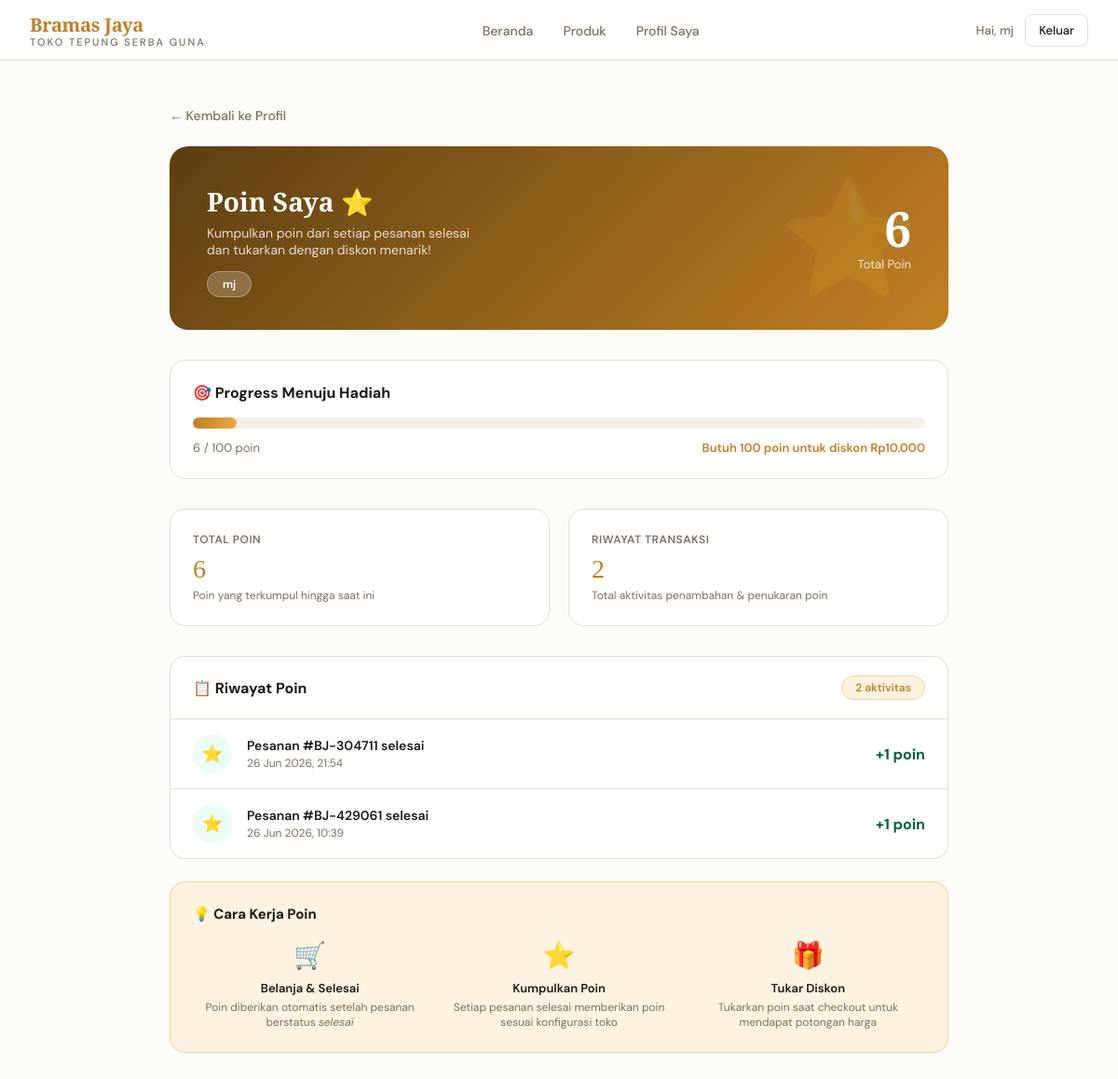
The page /cek-poin/ (signed in) on the database its author committed.
### toko/models.py (models this page shows, shortened)
class PoinPelanggan(models.Model):
    user       = models.OneToOneField(User, on_delete=models.CASCADE, related_name='poin')
    total_poin = models.IntegerField(default=0)
    diperbarui = models.DateTimeField(auto_now=True)
    class Meta:
        verbose_name = 'Poin Pelanggan'
        verbose_name_plural = 'Daftar Poin Pelanggan'

class RiwayatPoin(models.Model):
    TIPE_CHOICES = [
        ('tambah', 'Poin Ditambah'),
        ('tukar',  'Poin Ditukarkan'),
    ]
    user       = models.ForeignKey(User, on_delete=models.CASCADE)
    tipe       = models.CharField(max_length=10, choices=TIPE_CHOICES)
    jumlah     = models.IntegerField()
    keterangan = models.CharField(max_length=200)
    dibuat     = models.DateTimeField(auto_now_add=True)
    class Meta:
        verbose_name = 'Riwayat Poin'
        verbose_name_plural = 'Riwayat Poin'

### toko/views.py (the view, shortened to what this page needs)
# urls.py: path('cek-poin/', views.cek_poin, name='cek_poin'),
@login_required(login_url='/login/')
def cek_poin(request):
    from .models import PoinPelanggan, RiwayatPoin, KonfigurasiPoin
    try:
        cfg = KonfigurasiPoin.objects.get(pk=1, aktif=True)
        target = cfg.target_tukar
        nilai_diskon = cfg.nilai_diskon
        poin_per_pesanan = cfg.poin_per_pesanan
    except KonfigurasiPoin.DoesNotExist:
        target = 100
        nilai_diskon = 10000
        poin_per_pesanan = 10
    poin, _ = PoinPelanggan.objects.get_or_create(user=request.user)
    riwayat = RiwayatPoin.objects.filter(user=request.user).order_by('-dibuat')
    return render(request, 'cek_poin.html', {
        'poin': poin,
        'riwayat': riwayat,
        'target': target,
        'nilai_diskon': nilai_diskon,
    })

### templates/cek_poin.html (shortened to what this page needs)
<!DOCTYPE html>
<html lang="id">
<head>
</head>
<body>
<nav>
  <div class="nav-inner">
    <a href="/home/" style="text-decoration:none" class="nav-logo">
      <h1>Bramas Jaya</h1>
      <span>Toko Tepung Serba Guna</span>
    </a>
    <ul class="nav-links">
      <li><a href="/home/">Beranda</a></li>
      <li><a href="/home/#produk">Produk</a></li>
      <li><a href="/profil/">Profil Saya</a></li>
    </ul>
    <div style="display:flex;align-items:center;gap:.75rem">
      <span style="font-size:13px;color:var(--text2);font-weight:500">Hai, {{ user.first_name|default:user.username }}</span>
      <a href="/logout/" class="nav-user">Keluar</a>
    </div>
  </div>
</nav>
<div class="page-container">
  <a href="/profil/" class="back-btn">← Kembali ke Profil</a>
  <div class="poin-hero">
    <div class="poin-hero-left">
      <h2>Poin Saya ⭐</h2>
      <p>Kumpulkan poin dari setiap pesanan selesai<br>dan tukarkan dengan diskon menarik!</p>
      <div style="margin-top:1rem">
        <span style="background:rgba(255,255,255,.2);border:1px solid rgba(255,255,255,.3);border-radius:100px;padding:5px 16px;font-size:12px;font-weight:600">
          {{ user.first_name|default:user.username }}
        </span>
      </div>
    </div>
    <div class="poin-total">
      <div class="angka">{{ poin.total_poin }}</div>
      <div class="label">Total Poin</div>
    </div>
  </div>
  {% with target=100 %}
  {% with progres=poin.total_poin|default:0 %}
  <div class="progress-card">
    <h3>🎯 Progress Menuju Hadiah</h3>
    <div class="progress-bar-wrap">
      <div class="progress-bar-fill" style="width:{% if progres >= target %}100{% else %}{{ progres|floatformat:0 }}{% endif %}%"></div>
    </div>
    <div class="progress-info">
      <span>{{ progres }} / {{ target }} poin</span>
      {% if progres >= target %}
        <span style="color:#065F46;font-weight:700">🎉 Kamu bisa tukar poin sekarang!</span>
      {% else %}
        <span>Butuh {{ target }} poin untuk diskon Rp10.000</span>
      {% endif %}
    </div>
  </div>
  {% endwith %}
  {% endwith %}
  <div class="cards-row">
    <div class="info-card">
      <h3>Total Poin</h3>
      <div class="nilai">{{ poin.total_poin|default:0 }}</div>
      <p>Poin yang terkumpul hingga saat ini</p>
    </div>
    <div class="info-card">
      <h3>Riwayat Transaksi</h3>
      <div class="nilai">{{ riwayat.count }}</div>
      <p>Total aktivitas penambahan & penukaran poin</p>
    </div>
  </div>
  <div class="riwayat-card">
    <div class="riwayat-head">
      <h3>📋 Riwayat Poin</h3>
      <span class="badge-poin">{{ riwayat.count }} aktivitas</span>
    </div>
    {% if riwayat %}
      {% for item in riwayat %}
      <div class="riwayat-item">
        <div class="riwayat-icon {% if item.tipe == 'tambah' %}icon-tambah{% else %}icon-kurang{% endif %}">
          {% if item.tipe == 'tambah' %}⭐{% else %}🎁{% endif %}
        </div>
        <div class="riwayat-info">
          <h4>{{ item.keterangan }}</h4>
          <p>{{ item.dibuat|date:"d M Y, H:i" }}</p>
        </div>
        <div class="riwayat-poin {% if item.tipe == 'tambah' %}poin-plus{% else %}poin-minus{% endif %}">
          {% if item.tipe == 'tambah' %}+{% else %}−{% endif %}{{ item.jumlah }} poin
        </div>
      </div>
      {% endfor %}
    {% endif %}
  </div>
  <div style="background:var(--accent-light);border:1px solid var(--accent2);border-radius:16px;padding:1.5rem;margin-top:1.5rem">
    <h3 style="font-size:15px;font-weight:700;margin-bottom:1rem;color:var(--text)">💡 Cara Kerja Poin</h3>
    <div style="display:grid;grid-template-columns:repeat(3,1fr);gap:1rem">
      <div style="text-align:center">
        <div style="font-size:28px;margin-bottom:.5rem">🛒</div>
        <div style="font-size:13px;font-weight:600;margin-bottom:4px">Belanja & Selesai</div>
        <div style="font-size:12px;color:var(--text2)">Poin diberikan otomatis setelah pesanan berstatus <em>selesai</em></div>
      </div>
      <div style="text-align:center">
        <div style="font-size:28px;margin-bottom:.5rem">⭐</div>
        <div style="font-size:13px;font-weight:600;margin-bottom:4px">Kumpulkan Poin</div>
        <div style="font-size:12px;color:var(--text2)">Setiap pesanan selesai memberikan poin sesuai konfigurasi toko</div>
      </div>
      <div style="text-align:center">
        <div style="font-size:28px;margin-bottom:.5rem">🎁</div>
        <div style="font-size:13px;font-weight:600;margin-bottom:4px">Tukar Diskon</div>
        <div style="font-size:12px;color:var(--text2)">Tukarkan poin saat checkout untuk mendapat potongan harga</div>
      </div>
    </div>
  </div>
</div>
</body>
</html>

### templates/cek_poin.html (style rules this page uses)
* { margin:0;padding:0;box-sizing:border-box }
:root { --bg:#FDFCF8;--bg2:#F5F0E8;--text:#1C1A16;--text2:#7A7060; --accent:#C17F24;--accent-light:#FDF3E0;--accent2:#F0D49A; --border:#E5DDD0;--white:#FFFFFF;--danger:#C0392B; --font-head:'Playfair Display',serif;--font-body:'DM Sans',sans-serif; }
body { font-family:var(--font-body);background:var(--bg);color:var(--text);min-height:100vh }
nav { background:var(--white);border-bottom:1px solid var(--border);position:sticky;top:0;z-index:1000;padding:0 2rem }
.nav-inner { max-width:1200px;margin:0 auto;display:flex;align-items:center;justify-content:space-between;height:64px }
.nav-logo h1 { font-family:var(--font-head);font-size:20px;color:var(--accent);letter-spacing:-0.3px }
.nav-logo span { color:var(--text2);font-size:11px;display:block;letter-spacing:2px;font-weight:500;text-transform:uppercase;margin-top:-2px }
.nav-links { display:flex;gap:2rem;list-style:none }
.nav-links a { text-decoration:none;color:var(--text2);font-size:14px;font-weight:500;transition:color .2s }
.nav-user { background:none;border:1px solid var(--border);border-radius:8px;padding:8px 14px;font-size:13px;font-weight:500;cursor:pointer;font-family:var(--font-body);color:var(--text);text-decoration:none;transition:all .2s }
.page-container { max-width:900px;margin:0 auto;padding:3rem 2rem }
.poin-hero { background:linear-gradient(135deg,#5C3D11 0%,#8B5E1A 45%,#C17F24 100%);border-radius:20px;padding:2.5rem;color:white;display:flex;align-items:center;justify-content:space-between;margin-bottom:2rem;position:relative;overflow:hidden }
.poin-hero::after { content:'⭐';position:absolute;right:2rem;top:50%;transform:translateY(-50%);font-size:120px;opacity:.1;pointer-events:none }
.poin-hero-left h2 { font-family:var(--font-head);font-size:28px;margin-bottom:.4rem }
.poin-hero-left p { font-size:14px;opacity:.8 }
.poin-total { text-align:right;position:relative;z-index:1 }
.poin-total .angka { font-family:var(--font-head);font-size:52px;font-weight:700;line-height:1 }
.poin-total .label { font-size:13px;opacity:.8;margin-top:4px }
.progress-card { background:var(--white);border:1px solid var(--border);border-radius:16px;padding:1.5rem;margin-bottom:2rem }
.progress-card h3 { font-size:16px;font-weight:700;margin-bottom:1rem;color:var(--text) }
.progress-bar-wrap { background:var(--bg2);border-radius:100px;height:12px;overflow:hidden;margin-bottom:.75rem }
.progress-bar-fill { background:linear-gradient(90deg,#C17F24,#F0A843);height:100%;border-radius:100px;transition:width .6s ease }
.progress-info { display:flex;justify-content:space-between;font-size:13px;color:var(--text2) }
.progress-info span:last-child { font-weight:600;color:var(--accent) }
.cards-row { display:grid;grid-template-columns:1fr 1fr;gap:1.25rem;margin-bottom:2rem }
.info-card { background:var(--white);border:1px solid var(--border);border-radius:16px;padding:1.5rem }
.info-card h3 { font-size:14px;font-weight:600;color:var(--text2);margin-bottom:.5rem;text-transform:uppercase;letter-spacing:.5px;font-size:12px }
.info-card .nilai { font-family:var(--font-head);font-size:28px;color:var(--accent) }
.info-card p { font-size:12px;color:var(--text2);margin-top:.25rem }
.riwayat-card { background:var(--white);border:1px solid var(--border);border-radius:16px;overflow:hidden }
.riwayat-head { padding:1.25rem 1.5rem;border-bottom:1px solid var(--border);display:flex;align-items:center;justify-content:space-between }
.riwayat-head h3 { font-size:16px;font-weight:700 }
.riwayat-item { display:flex;align-items:center;gap:1rem;padding:1rem 1.5rem;border-bottom:1px solid var(--border);transition:background .2s }
.riwayat-item:last-child { border-bottom:none }
.riwayat-icon { width:42px;height:42px;border-radius:50%;display:flex;align-items:center;justify-content:center;font-size:18px;flex-shrink:0 }
.icon-tambah { background:#ECFDF5 }
.riwayat-info { flex:1 }
.riwayat-info h4 { font-size:14px;font-weight:600;color:var(--text);margin-bottom:2px }
.riwayat-info p { font-size:12px;color:var(--text2) }
.riwayat-poin { font-size:16px;font-weight:700 }
.poin-plus { color:#065F46 }
.back-btn { display:inline-flex;align-items:center;gap:.5rem;color:var(--text2);text-decoration:none;font-size:14px;font-weight:500;margin-bottom:1.5rem;transition:color .2s }
.badge-poin { display:inline-block;background:var(--accent-light);color:var(--accent);border:1px solid var(--accent2);border-radius:100px;padding:4px 14px;font-size:12px;font-weight:600 }

### rows shown on the page
PoinPelanggan: total_poin "6"
RiwayatPoin: keterangan "Pesanan #BJ-304711 selesai", dibuat "26 Jun 2026, 21:54", jumlah "1"
RiwayatPoin: keterangan "Pesanan #BJ-429061 selesai", dibuat "26 Jun 2026, 10:39", jumlah "1"

### other values the page prints
{{ user.first_name|default:user.username }} "mj"
{{ progres }} "6"
{{ target }} "100"
{{ riwayat.count }} "2"
